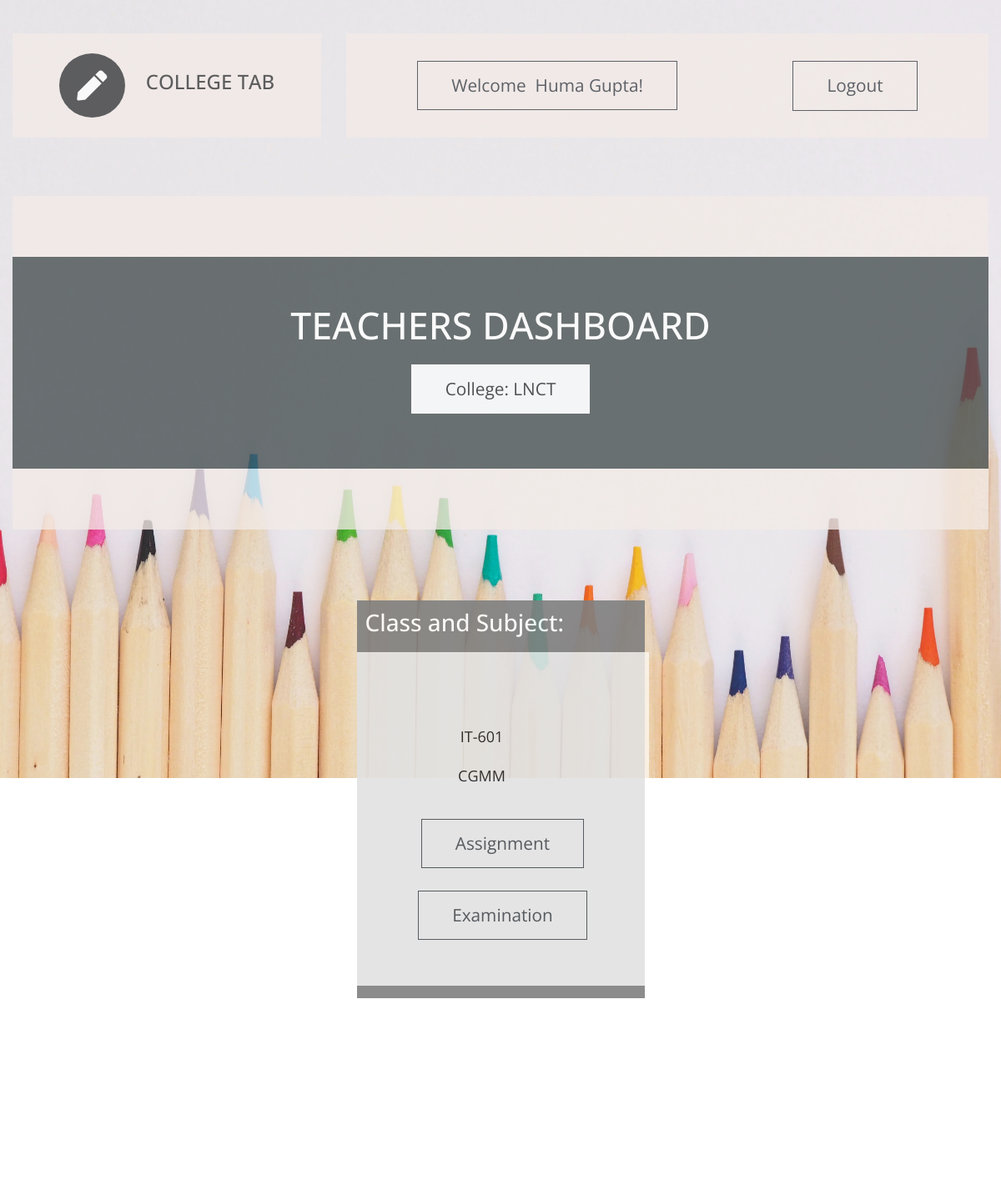
Page /t_dashboard/7/ (signed in) on the earlier database version.
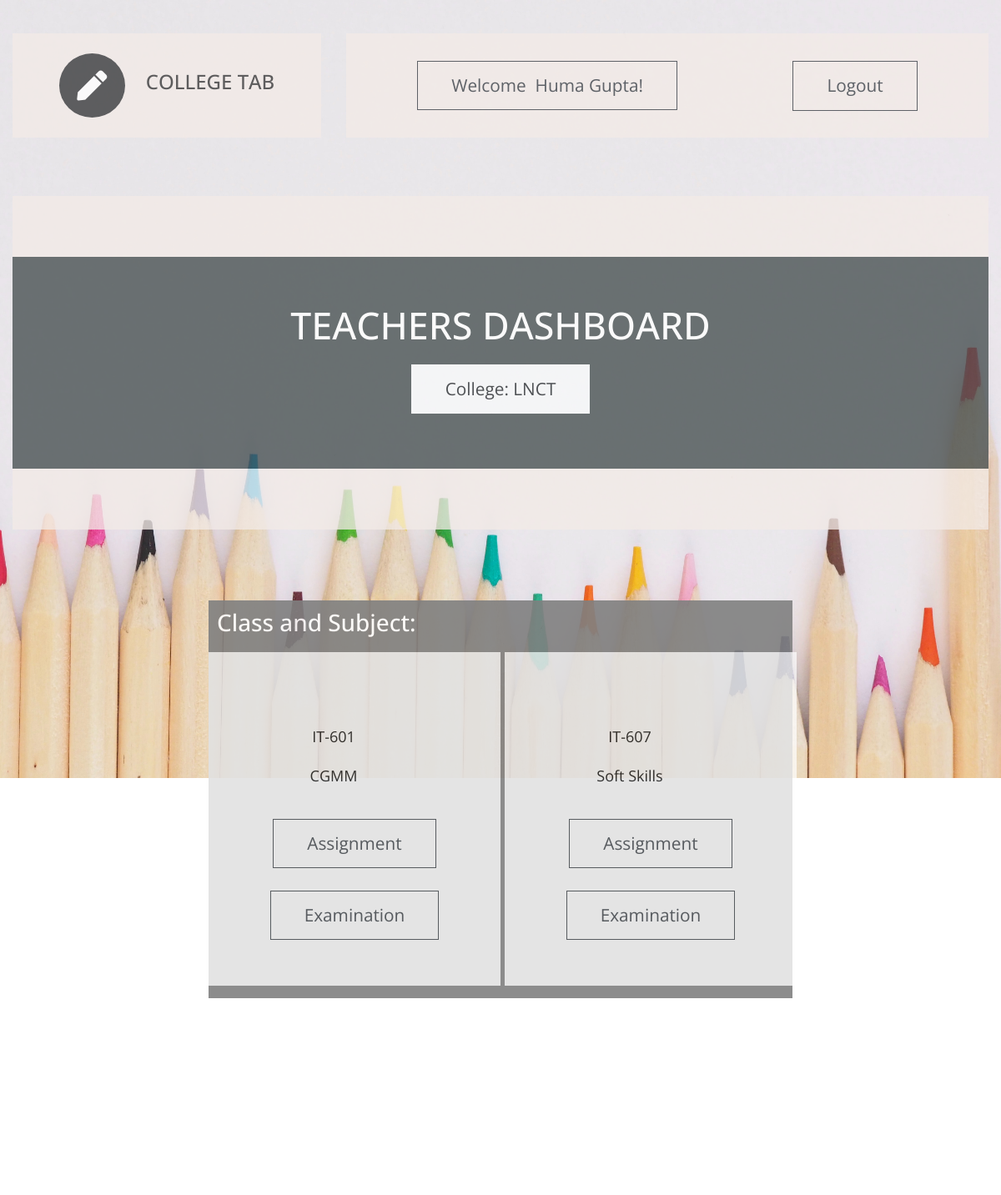
Same page on the later database version.
### ctapp/models.py (models this page shows, shortened)
class teacher_assign(models.Model):
    c_id  = models.ForeignKey(Class,on_delete=models.CASCADE)   #class id
    s_id = models.ForeignKey(subject,on_delete=models.CASCADE)  #subject id
    t_id = models.ForeignKey(teacher,on_delete=models.CASCADE)  #teacher id

class subject(models.Model):
    subject_code = models.CharField(max_length = 8,primary_key = True)
    name = models.CharField(max_length = 30)
    branch = models.CharField(max_length=20, choices=BRANCH_CHOICES, default='IT')
    sem = models.CharField(max_length = 20,choices = SEMESTER_CHOICES,default = '6')

### ctapp/views.py (the view)
# urls.py: path('<int:id>/', views.teacher_dashboard,name='t_db'),#classes assigned
@login_required(login_url='t_login/')
def teacher_dashboard(request,id):
    template = loader.get_template('teachers dashboard.html')
    current_teacher = teacher.objects.get(id=id)
    assigned_classes = get_classes(current_teacher)
    context = {'teacher':current_teacher,'class_list':assigned_classes}
    return HttpResponse(template.render(context, request))

### ctapp/views.py (called while the page is built)
def get_classes(teacher):
    return teacher_assign.objects.filter(t_id=teacher)

### ctapp/templates/teachers dashboard.html (shortened to what this page needs)
<!DOCTYPE html>
<html lang="en">
{% load static %}
  <head>
    <link rel="stylesheet" href="{% static 'css/all.min.css' %}" />
    <link rel="stylesheet" href="{% static 'css/bootstrap.min.css' %}" />
    <link rel="stylesheet" href="{% static 'css/templatemo-style.css' %}" />
  </head>
  <body id="servicesPage">
    <div class="parallax-window" data-parallax="scroll" data-image-src="{% static 'img/td2.jpg' %}">
      <div class="container-fluid">
        <div class="row tm-brand-row">
          <div class="col-lg-4 col-11">
            <div class="tm-brand-container tm-bg-white-transparent">
              <i class="fas fa-2x fa-pen tm-brand-icon"></i>
              <div class="tm-brand-texts">
                <h1 class="text-uppercase tm-brand-name">College Tab</h1>
              </div>
            </div>
          </div>
          <div class="col-lg-8 col-1">
            <div class="tm-nav">
              <nav
                class="navbar navbar-expand-lg navbar-light tm-bg-white-transparent tm-navbar">
                <div class="collapse navbar-collapse" id="navbarNav">
                  <ul class="navbar-nav">
                    <li class="btn btn-outline-dark">
                      Welcome&nbsp;&nbsp;{{teacher.name}}!
                    </li>
                    <li class="nav-item">
                      <a href="{% url 't_logout' %}" class="btn btn-outline-dark" style="height: 60px; text-align:center;">Logout</a>
                    </li>
                  </ul>
                </div>
              </nav>
            </div>
          </div>
        </div>
        <section class="row" id="tmServices">
         <div class="col-12">
            <div class="parallax-window tm-services-parallax-header tm-testimonials-parallax-header tm-bg-white-transparent"
                 data-parallax="scroll"
                 data-z-index="101"
                 >
                 <div class="tm-bg-black-transparent text-center tm-services-header tm-testimonials-header">
                    <h2 class="text-uppercase tm-services-page-title tm-testimonials-page-title">Teachers Dashboard</h2>
                    <p class="btn btn-outline-light active">
                        College: {{teacher.college_name}}
                    </p>
                </div>
            </div>
          </div>
          <div class="col-12 tm-tabs-container">
              <div id="sectionsteacher" class="sections">
			          <h3>Class and Subject:</h3>
                <div class="card-deck">
                  {% for class in class_list %}
                          <div class="btn-outline card-upper" id="card-upper-teacher">
                            <div class="card-body text-center">
                              <div class="cards">
                                <div class="contents">
                                  <p class="card-text text-center">
                                    {{class.s_id.subject_code}}
                                  </p>
                                  <p class="card-text text-center">
                                    {{class.s_id.name}}
                                  </p>
                                </div>
                                <div class="card-text" style="position:relative; top:0px;">
                                <a class="btn btn-outline-dark" href="{% url 'teacher:t_subject_assignment_list' teacher.id class.s_id.subject_code class.c_id.id %}">Assignment</a>
								                <br><br>
								  <a class="btn btn-outline-dark" href="{% url 'teacher:t_subject_exam_db' teacher.id class.c_id.id class.s_id.subject_code %}">Examination</a>
                                </div>
                              </div>
                            </div>
                          </div>
                    {% endfor %}
                </div>
              </div>
            </div>
        </section>
        <footer class="row">
          <p class="col-12 text-white text-center tm-copyright-text">
          </p>
        </footer>
      </div>
    </div>
  </body>
</html>

Differences in the rows shown:
added teacher_assign: s_id.subject_code "IT-607", s_id.name "Soft Skills"
